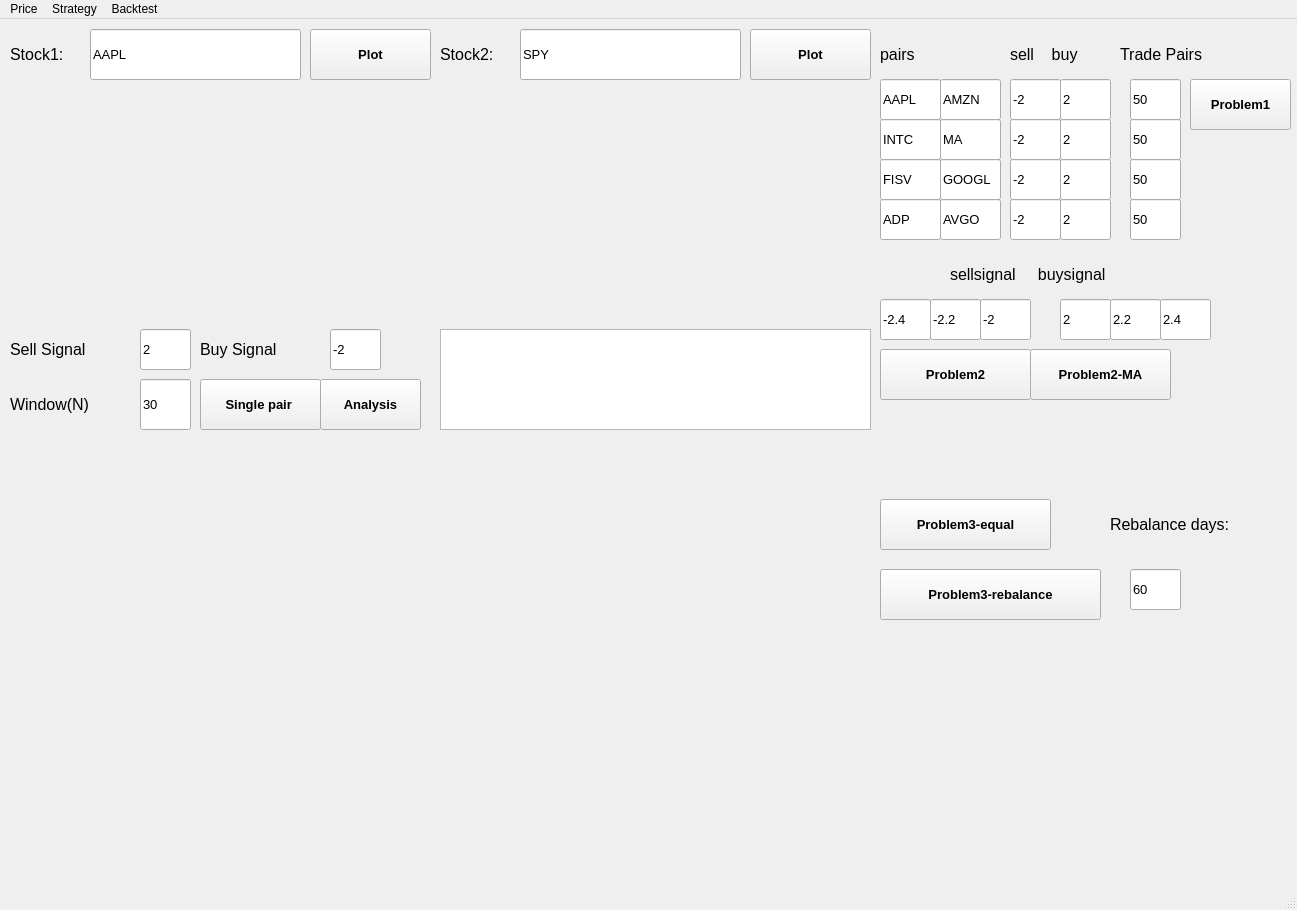
<?xml version="1.0" encoding="UTF-8"?>
<ui version="4.0">
 <class>MainWindow</class>
 <widget class="QMainWindow" name="MainWindow">
  <property name="geometry">
   <rect>
    <x>0</x>
    <y>0</y>
    <width>1297</width>
    <height>910</height>
   </rect>
  </property>
  <property name="windowTitle">
   <string>Pairs trading by Tuo Liu</string>
  </property>
  <widget class="QWidget" name="centralwidget">
   <widget class="QPushButton" name="pushButton">
    <property name="geometry">
     <rect>
      <x>310</x>
      <y>10</y>
      <width>121</width>
      <height>51</height>
     </rect>
    </property>
    <property name="font">
     <font>
      <pointsize>10</pointsize>
      <weight>75</weight>
      <bold>true</bold>
     </font>
    </property>
    <property name="text">
     <string>Plot</string>
    </property>
   </widget>
   <widget class="QLineEdit" name="lineEdit">
    <property name="geometry">
     <rect>
      <x>90</x>
      <y>10</y>
      <width>211</width>
      <height>51</height>
     </rect>
    </property>
    <property name="font">
     <font>
      <pointsize>10</pointsize>
     </font>
    </property>
    <property name="text">
     <string>AAPL</string>
    </property>
   </widget>
   <widget class="QLineEdit" name="lineEdit_2">
    <property name="geometry">
     <rect>
      <x>520</x>
      <y>10</y>
      <width>221</width>
      <height>51</height>
     </rect>
    </property>
    <property name="font">
     <font>
      <pointsize>10</pointsize>
     </font>
    </property>
    <property name="text">
     <string>SPY</string>
    </property>
   </widget>
   <widget class="QPushButton" name="pushButton_2">
    <property name="geometry">
     <rect>
      <x>750</x>
      <y>10</y>
      <width>121</width>
      <height>51</height>
     </rect>
    </property>
    <property name="font">
     <font>
      <pointsize>10</pointsize>
      <weight>75</weight>
      <bold>true</bold>
     </font>
    </property>
    <property name="text">
     <string>Plot</string>
    </property>
   </widget>
   <widget class="QLabel" name="label">
    <property name="geometry">
     <rect>
      <x>10</x>
      <y>10</y>
      <width>71</width>
      <height>51</height>
     </rect>
    </property>
    <property name="font">
     <font>
      <pointsize>12</pointsize>
     </font>
    </property>
    <property name="text">
     <string>Stock1:</string>
    </property>
   </widget>
   <widget class="QLabel" name="label_2">
    <property name="geometry">
     <rect>
      <x>440</x>
      <y>10</y>
      <width>71</width>
      <height>51</height>
     </rect>
    </property>
    <property name="font">
     <font>
      <pointsize>12</pointsize>
     </font>
    </property>
    <property name="text">
     <string>Stock2:</string>
    </property>
   </widget>
   <widget class="QWidget" name="verticalLayoutWidget">
    <property name="geometry">
     <rect>
      <x>10</x>
      <y>70</y>
      <width>421</width>
      <height>231</height>
     </rect>
    </property>
    <layout class="QVBoxLayout" name="plotlayout"/>
   </widget>
   <widget class="QWidget" name="verticalLayoutWidget_2">
    <property name="geometry">
     <rect>
      <x>440</x>
      <y>70</y>
      <width>431</width>
      <height>231</height>
     </rect>
    </property>
    <layout class="QVBoxLayout" name="plotlayout_2"/>
   </widget>
   <widget class="QWidget" name="verticalLayoutWidget_3">
    <property name="geometry">
     <rect>
      <x>10</x>
      <y>420</y>
      <width>861</width>
      <height>431</height>
     </rect>
    </property>
    <layout class="QVBoxLayout" name="plotlayout_3"/>
   </widget>
   <widget class="QPushButton" name="pushButton_3">
    <property name="geometry">
     <rect>
      <x>200</x>
      <y>360</y>
      <width>121</width>
      <height>51</height>
     </rect>
    </property>
    <property name="font">
     <font>
      <pointsize>10</pointsize>
      <weight>75</weight>
      <bold>true</bold>
     </font>
    </property>
    <property name="text">
     <string>Single pair </string>
    </property>
   </widget>
   <widget class="QLabel" name="label_3">
    <property name="geometry">
     <rect>
      <x>10</x>
      <y>310</y>
      <width>121</width>
      <height>41</height>
     </rect>
    </property>
    <property name="font">
     <font>
      <pointsize>12</pointsize>
     </font>
    </property>
    <property name="text">
     <string>Sell Signal</string>
    </property>
   </widget>
   <widget class="QLineEdit" name="sell_signal">
    <property name="geometry">
     <rect>
      <x>140</x>
      <y>310</y>
      <width>51</width>
      <height>41</height>
     </rect>
    </property>
    <property name="font">
     <font>
      <pointsize>10</pointsize>
     </font>
    </property>
    <property name="text">
     <string>2</string>
    </property>
   </widget>
   <widget class="QLabel" name="label_5">
    <property name="geometry">
     <rect>
      <x>200</x>
      <y>310</y>
      <width>121</width>
      <height>41</height>
     </rect>
    </property>
    <property name="font">
     <font>
      <pointsize>12</pointsize>
     </font>
    </property>
    <property name="text">
     <string>Buy Signal</string>
    </property>
   </widget>
   <widget class="QLineEdit" name="buy_signal">
    <property name="geometry">
     <rect>
      <x>330</x>
      <y>310</y>
      <width>51</width>
      <height>41</height>
     </rect>
    </property>
    <property name="font">
     <font>
      <pointsize>10</pointsize>
     </font>
    </property>
    <property name="text">
     <string>-2</string>
    </property>
   </widget>
   <widget class="QLabel" name="label_6">
    <property name="geometry">
     <rect>
      <x>10</x>
      <y>360</y>
      <width>111</width>
      <height>51</height>
     </rect>
    </property>
    <property name="font">
     <font>
      <pointsize>12</pointsize>
     </font>
    </property>
    <property name="text">
     <string>Window(N)</string>
    </property>
   </widget>
   <widget class="QLineEdit" name="window">
    <property name="geometry">
     <rect>
      <x>140</x>
      <y>360</y>
      <width>51</width>
      <height>51</height>
     </rect>
    </property>
    <property name="font">
     <font>
      <pointsize>10</pointsize>
     </font>
    </property>
    <property name="text">
     <string>30</string>
    </property>
   </widget>
   <widget class="QTableView" name="tableView_static">
    <property name="geometry">
     <rect>
      <x>440</x>
      <y>310</y>
      <width>431</width>
      <height>101</height>
     </rect>
    </property>
   </widget>
   <widget class="QLabel" name="label_4">
    <property name="geometry">
     <rect>
      <x>880</x>
      <y>10</y>
      <width>71</width>
      <height>51</height>
     </rect>
    </property>
    <property name="font">
     <font>
      <pointsize>12</pointsize>
     </font>
    </property>
    <property name="text">
     <string>pairs</string>
    </property>
   </widget>
   <widget class="QLineEdit" name="pair1_stocka">
    <property name="geometry">
     <rect>
      <x>880</x>
      <y>60</y>
      <width>61</width>
      <height>41</height>
     </rect>
    </property>
    <property name="font">
     <font>
      <pointsize>10</pointsize>
     </font>
    </property>
    <property name="text">
     <string>AAPL</string>
    </property>
   </widget>
   <widget class="QLineEdit" name="pair1_stockb">
    <property name="geometry">
     <rect>
      <x>940</x>
      <y>60</y>
      <width>61</width>
      <height>41</height>
     </rect>
    </property>
    <property name="font">
     <font>
      <pointsize>10</pointsize>
     </font>
    </property>
    <property name="text">
     <string>AMZN</string>
    </property>
   </widget>
   <widget class="QLineEdit" name="pair2_stocka">
    <property name="geometry">
     <rect>
      <x>880</x>
      <y>100</y>
      <width>61</width>
      <height>41</height>
     </rect>
    </property>
    <property name="font">
     <font>
      <pointsize>10</pointsize>
     </font>
    </property>
    <property name="text">
     <string>INTC</string>
    </property>
   </widget>
   <widget class="QLineEdit" name="pair2_stockb">
    <property name="geometry">
     <rect>
      <x>940</x>
      <y>100</y>
      <width>61</width>
      <height>41</height>
     </rect>
    </property>
    <property name="font">
     <font>
      <pointsize>10</pointsize>
     </font>
    </property>
    <property name="text">
     <string>MA</string>
    </property>
   </widget>
   <widget class="QLineEdit" name="pair3_stockb">
    <property name="geometry">
     <rect>
      <x>940</x>
      <y>140</y>
      <width>61</width>
      <height>41</height>
     </rect>
    </property>
    <property name="font">
     <font>
      <pointsize>10</pointsize>
     </font>
    </property>
    <property name="text">
     <string>GOOGL</string>
    </property>
   </widget>
   <widget class="QLineEdit" name="pair3_stocka">
    <property name="geometry">
     <rect>
      <x>880</x>
      <y>140</y>
      <width>61</width>
      <height>41</height>
     </rect>
    </property>
    <property name="font">
     <font>
      <pointsize>10</pointsize>
     </font>
    </property>
    <property name="text">
     <string>FISV</string>
    </property>
   </widget>
   <widget class="QLineEdit" name="pair4_stockb">
    <property name="geometry">
     <rect>
      <x>940</x>
      <y>180</y>
      <width>61</width>
      <height>41</height>
     </rect>
    </property>
    <property name="font">
     <font>
      <pointsize>10</pointsize>
     </font>
    </property>
    <property name="text">
     <string>AVGO</string>
    </property>
   </widget>
   <widget class="QLineEdit" name="pair4_stocka">
    <property name="geometry">
     <rect>
      <x>880</x>
      <y>180</y>
      <width>61</width>
      <height>41</height>
     </rect>
    </property>
    <property name="font">
     <font>
      <pointsize>10</pointsize>
     </font>
    </property>
    <property name="text">
     <string>ADP</string>
    </property>
   </widget>
   <widget class="QLabel" name="label_7">
    <property name="geometry">
     <rect>
      <x>1010</x>
      <y>10</y>
      <width>101</width>
      <height>51</height>
     </rect>
    </property>
    <property name="font">
     <font>
      <pointsize>12</pointsize>
     </font>
    </property>
    <property name="text">
     <string>sell    buy</string>
    </property>
   </widget>
   <widget class="QLineEdit" name="sell_signal_1">
    <property name="geometry">
     <rect>
      <x>1010</x>
      <y>60</y>
      <width>51</width>
      <height>41</height>
     </rect>
    </property>
    <property name="font">
     <font>
      <pointsize>10</pointsize>
     </font>
    </property>
    <property name="text">
     <string>-2</string>
    </property>
   </widget>
   <widget class="QLineEdit" name="buy_signal_1">
    <property name="geometry">
     <rect>
      <x>1060</x>
      <y>60</y>
      <width>51</width>
      <height>41</height>
     </rect>
    </property>
    <property name="font">
     <font>
      <pointsize>10</pointsize>
     </font>
    </property>
    <property name="text">
     <string>2</string>
    </property>
   </widget>
   <widget class="QLineEdit" name="sell_signal_2">
    <property name="geometry">
     <rect>
      <x>1010</x>
      <y>100</y>
      <width>51</width>
      <height>41</height>
     </rect>
    </property>
    <property name="font">
     <font>
      <pointsize>10</pointsize>
     </font>
    </property>
    <property name="text">
     <string>-2</string>
    </property>
   </widget>
   <widget class="QLineEdit" name="buy_signal_2">
    <property name="geometry">
     <rect>
      <x>1060</x>
      <y>100</y>
      <width>51</width>
      <height>41</height>
     </rect>
    </property>
    <property name="font">
     <font>
      <pointsize>10</pointsize>
     </font>
    </property>
    <property name="text">
     <string>2</string>
    </property>
   </widget>
   <widget class="QLineEdit" name="buy_signal_3">
    <property name="geometry">
     <rect>
      <x>1060</x>
      <y>140</y>
      <width>51</width>
      <height>41</height>
     </rect>
    </property>
    <property name="font">
     <font>
      <pointsize>10</pointsize>
     </font>
    </property>
    <property name="text">
     <string>2</string>
    </property>
   </widget>
   <widget class="QLineEdit" name="sell_signal_3">
    <property name="geometry">
     <rect>
      <x>1010</x>
      <y>140</y>
      <width>51</width>
      <height>41</height>
     </rect>
    </property>
    <property name="font">
     <font>
      <pointsize>10</pointsize>
     </font>
    </property>
    <property name="text">
     <string>-2</string>
    </property>
   </widget>
   <widget class="QLineEdit" name="buy_signal_4">
    <property name="geometry">
     <rect>
      <x>1060</x>
      <y>180</y>
      <width>51</width>
      <height>41</height>
     </rect>
    </property>
    <property name="font">
     <font>
      <pointsize>10</pointsize>
     </font>
    </property>
    <property name="text">
     <string>2</string>
    </property>
   </widget>
   <widget class="QLineEdit" name="sell_signal_4">
    <property name="geometry">
     <rect>
      <x>1010</x>
      <y>180</y>
      <width>51</width>
      <height>41</height>
     </rect>
    </property>
    <property name="font">
     <font>
      <pointsize>10</pointsize>
     </font>
    </property>
    <property name="text">
     <string>-2</string>
    </property>
   </widget>
   <widget class="QPushButton" name="Problem1Button">
    <property name="geometry">
     <rect>
      <x>1190</x>
      <y>60</y>
      <width>101</width>
      <height>51</height>
     </rect>
    </property>
    <property name="font">
     <font>
      <pointsize>10</pointsize>
      <weight>75</weight>
      <bold>true</bold>
     </font>
    </property>
    <property name="toolTip">
     <string>&lt;html&gt;&lt;head/&gt;&lt;body&gt;&lt;p&gt;when hit the sell/buy signal, buy/sell 1 pair &lt;/p&gt;&lt;/body&gt;&lt;/html&gt;</string>
    </property>
    <property name="text">
     <string>Problem1</string>
    </property>
   </widget>
   <widget class="QPushButton" name="Problem2Button">
    <property name="geometry">
     <rect>
      <x>880</x>
      <y>330</y>
      <width>151</width>
      <height>51</height>
     </rect>
    </property>
    <property name="font">
     <font>
      <pointsize>10</pointsize>
      <weight>75</weight>
      <bold>true</bold>
     </font>
    </property>
    <property name="toolTip">
     <string>&lt;html&gt;&lt;head/&gt;&lt;body&gt;&lt;p&gt;There are 3 signal for each, if reached , will add 1 position, and this will consider the trade pairs&lt;/p&gt;&lt;/body&gt;&lt;/html&gt;</string>
    </property>
    <property name="text">
     <string>Problem2</string>
    </property>
   </widget>
   <widget class="QPushButton" name="Problem3Button">
    <property name="geometry">
     <rect>
      <x>880</x>
      <y>480</y>
      <width>171</width>
      <height>51</height>
     </rect>
    </property>
    <property name="font">
     <font>
      <pointsize>10</pointsize>
      <weight>75</weight>
      <bold>true</bold>
     </font>
    </property>
    <property name="toolTip">
     <string>&lt;html&gt;&lt;head/&gt;&lt;body&gt;&lt;p&gt;when hit the sell/buy signal, buy/sell 1 pair &lt;/p&gt;&lt;/body&gt;&lt;/html&gt;</string>
    </property>
    <property name="text">
     <string>Problem3-equal</string>
    </property>
   </widget>
   <widget class="QPushButton" name="AnalysisButton">
    <property name="geometry">
     <rect>
      <x>320</x>
      <y>360</y>
      <width>101</width>
      <height>51</height>
     </rect>
    </property>
    <property name="font">
     <font>
      <pointsize>10</pointsize>
      <weight>75</weight>
      <bold>true</bold>
     </font>
    </property>
    <property name="toolTip">
     <string>&lt;html&gt;&lt;head/&gt;&lt;body&gt;&lt;p&gt;when hit the sell/buy signal, buy/sell 1 pair &lt;/p&gt;&lt;/body&gt;&lt;/html&gt;</string>
    </property>
    <property name="text">
     <string>Analysis</string>
    </property>
   </widget>
   <widget class="QLabel" name="label_8">
    <property name="geometry">
     <rect>
      <x>1120</x>
      <y>10</y>
      <width>141</width>
      <height>51</height>
     </rect>
    </property>
    <property name="font">
     <font>
      <pointsize>12</pointsize>
     </font>
    </property>
    <property name="text">
     <string>Trade Pairs</string>
    </property>
   </widget>
   <widget class="QLineEdit" name="pair1_number">
    <property name="geometry">
     <rect>
      <x>1130</x>
      <y>60</y>
      <width>51</width>
      <height>41</height>
     </rect>
    </property>
    <property name="font">
     <font>
      <pointsize>10</pointsize>
     </font>
    </property>
    <property name="text">
     <string>50</string>
    </property>
   </widget>
   <widget class="QLineEdit" name="pair2_number">
    <property name="geometry">
     <rect>
      <x>1130</x>
      <y>100</y>
      <width>51</width>
      <height>41</height>
     </rect>
    </property>
    <property name="font">
     <font>
      <pointsize>10</pointsize>
     </font>
    </property>
    <property name="text">
     <string>50</string>
    </property>
   </widget>
   <widget class="QLineEdit" name="pair3_number">
    <property name="geometry">
     <rect>
      <x>1130</x>
      <y>140</y>
      <width>51</width>
      <height>41</height>
     </rect>
    </property>
    <property name="font">
     <font>
      <pointsize>10</pointsize>
     </font>
    </property>
    <property name="text">
     <string>50</string>
    </property>
   </widget>
   <widget class="QLineEdit" name="pair4_number">
    <property name="geometry">
     <rect>
      <x>1130</x>
      <y>180</y>
      <width>51</width>
      <height>41</height>
     </rect>
    </property>
    <property name="font">
     <font>
      <pointsize>10</pointsize>
     </font>
    </property>
    <property name="text">
     <string>50</string>
    </property>
   </widget>
   <widget class="QPushButton" name="Problem2Button_MA">
    <property name="geometry">
     <rect>
      <x>1030</x>
      <y>330</y>
      <width>141</width>
      <height>51</height>
     </rect>
    </property>
    <property name="font">
     <font>
      <pointsize>10</pointsize>
      <weight>75</weight>
      <bold>true</bold>
     </font>
    </property>
    <property name="toolTip">
     <string>&lt;html&gt;&lt;head/&gt;&lt;body&gt;&lt;p&gt;when hit the sell/buy signal, buy/sell 1 pair &lt;/p&gt;&lt;/body&gt;&lt;/html&gt;</string>
    </property>
    <property name="text">
     <string>Problem2-MA</string>
    </property>
   </widget>
   <widget class="QLabel" name="label_9">
    <property name="geometry">
     <rect>
      <x>950</x>
      <y>230</y>
      <width>201</width>
      <height>51</height>
     </rect>
    </property>
    <property name="font">
     <font>
      <pointsize>12</pointsize>
     </font>
    </property>
    <property name="text">
     <string>sellsignal     buysignal</string>
    </property>
   </widget>
   <widget class="QLineEdit" name="sell_signalset_1">
    <property name="geometry">
     <rect>
      <x>980</x>
      <y>280</y>
      <width>51</width>
      <height>41</height>
     </rect>
    </property>
    <property name="font">
     <font>
      <pointsize>10</pointsize>
     </font>
    </property>
    <property name="text">
     <string>-2</string>
    </property>
   </widget>
   <widget class="QLineEdit" name="sell_signalset_2">
    <property name="geometry">
     <rect>
      <x>930</x>
      <y>280</y>
      <width>51</width>
      <height>41</height>
     </rect>
    </property>
    <property name="font">
     <font>
      <pointsize>10</pointsize>
     </font>
    </property>
    <property name="text">
     <string>-2.2</string>
    </property>
   </widget>
   <widget class="QLineEdit" name="sell_signalset_3">
    <property name="geometry">
     <rect>
      <x>880</x>
      <y>280</y>
      <width>51</width>
      <height>41</height>
     </rect>
    </property>
    <property name="font">
     <font>
      <pointsize>10</pointsize>
     </font>
    </property>
    <property name="text">
     <string>-2.4</string>
    </property>
   </widget>
   <widget class="QLineEdit" name="buy_signalset_2">
    <property name="geometry">
     <rect>
      <x>1110</x>
      <y>280</y>
      <width>51</width>
      <height>41</height>
     </rect>
    </property>
    <property name="font">
     <font>
      <pointsize>10</pointsize>
     </font>
    </property>
    <property name="text">
     <string>2.2</string>
    </property>
   </widget>
   <widget class="QLineEdit" name="buy_signalset_3">
    <property name="geometry">
     <rect>
      <x>1160</x>
      <y>280</y>
      <width>51</width>
      <height>41</height>
     </rect>
    </property>
    <property name="font">
     <font>
      <pointsize>10</pointsize>
     </font>
    </property>
    <property name="text">
     <string>2.4</string>
    </property>
   </widget>
   <widget class="QLineEdit" name="buy_signalset_1">
    <property name="geometry">
     <rect>
      <x>1060</x>
      <y>280</y>
      <width>51</width>
      <height>41</height>
     </rect>
    </property>
    <property name="font">
     <font>
      <pointsize>10</pointsize>
     </font>
    </property>
    <property name="text">
     <string>2</string>
    </property>
   </widget>
   <widget class="QPushButton" name="Problem3Button_2">
    <property name="geometry">
     <rect>
      <x>880</x>
      <y>550</y>
      <width>221</width>
      <height>51</height>
     </rect>
    </property>
    <property name="font">
     <font>
      <pointsize>10</pointsize>
      <weight>75</weight>
      <bold>true</bold>
     </font>
    </property>
    <property name="toolTip">
     <string>&lt;html&gt;&lt;head/&gt;&lt;body&gt;&lt;p&gt;when hit the sell/buy signal, buy/sell 1 pair &lt;/p&gt;&lt;/body&gt;&lt;/html&gt;</string>
    </property>
    <property name="text">
     <string>Problem3-rebalance</string>
    </property>
   </widget>
   <widget class="QLineEdit" name="rebalancedays">
    <property name="geometry">
     <rect>
      <x>1130</x>
      <y>550</y>
      <width>51</width>
      <height>41</height>
     </rect>
    </property>
    <property name="font">
     <font>
      <pointsize>10</pointsize>
     </font>
    </property>
    <property name="text">
     <string>60</string>
    </property>
   </widget>
   <widget class="QLabel" name="label_10">
    <property name="geometry">
     <rect>
      <x>1110</x>
      <y>480</y>
      <width>141</width>
      <height>51</height>
     </rect>
    </property>
    <property name="font">
     <font>
      <pointsize>12</pointsize>
     </font>
    </property>
    <property name="text">
     <string>Rebalance days:</string>
    </property>
   </widget>
  </widget>
  <widget class="QMenuBar" name="menubar">
   <property name="geometry">
    <rect>
     <x>0</x>
     <y>0</y>
     <width>1297</width>
     <height>26</height>
    </rect>
   </property>
   <widget class="QMenu" name="menuMENU">
    <property name="title">
     <string>Price</string>
    </property>
    <addaction name="actionInitialize"/>
   </widget>
   <widget class="QMenu" name="menuStrategy">
    <property name="title">
     <string>Strategy</string>
    </property>
   </widget>
   <widget class="QMenu" name="menuBacktest">
    <property name="title">
     <string>Backtest</string>
    </property>
   </widget>
   <addaction name="menuMENU"/>
   <addaction name="menuStrategy"/>
   <addaction name="menuBacktest"/>
  </widget>
  <widget class="QStatusBar" name="statusbar"/>
  <action name="actionInitialize">
   <property name="text">
    <string>Initialize</string>
   </property>
  </action>
 </widget>
 <resources/>
 <connections/>
</ui>
